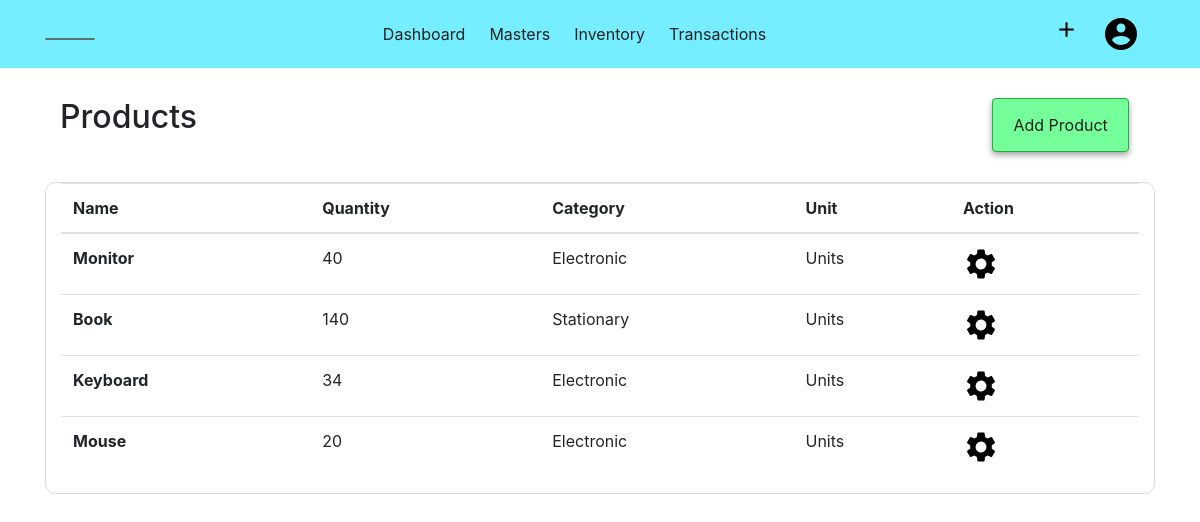
The app's page /product (signed in) with its own data.
### acsystem/models.py (models this page shows)
class Product(db.Model):
    id = db.Column(db.Integer, primary_key=True)
    name = db.Column(db.String(40), nullable=False)
    category = db.Column(db.Integer, db.ForeignKey('productcategory.id', ondelete="CASCADE"), nullable=False)
    categoryname = db.Column(db.String(40))
    unit = db.Column(db.Integer, db.ForeignKey('unit.id'), nullable=False)
    unitname = db.Column(db.String(10))
    quantity = db.Column(db.Integer, default=0)
    rate = db.Column(db.Integer)
    salesprice = db.Column(db.Integer)
    company_id = db.Column(db.Integer, db.ForeignKey('company.id', ondelete="CASCADE"), nullable=False)

### acsystem/product/routes.py (the view)
@products.route("/product")
@login_required
def product():
    if current_user.activecompany == 0:
        flash(f"No Company is Activated! ","warning")
        return redirect(url_for('company.companies'))
    productlist = Product.query.filter_by(company_id = current_user.activecompany).all()
    return render_template('producttemplate/products.html', title="Products", productlist = productlist);

### acsystem/models.py (called while the page is built)
@login_manager.user_loader
def load_user(user_id):
    return User.query.get(int(user_id))

### acsystem/templates/producttemplate/products.html
{% extends "layout.html"%}
{% block content %}
<div class="container">
    <div class="container-fluid">
        <h2 class="float-left">Products</h2>
        <ul class="nav justify-content-end">
            <li class="btn btn-success float-right">
                <a class="nav-link" href="{{ url_for('products.addproduct') }}">Add Product</a>
            </li>
        </ul>
    </div>
    <div class="container-fluid" style="border:1px solid rgb(218, 218, 218); border-radius:10px;">
        <table class="table table-hover">
            <thead>
                <tr>
                    <th scope="col">Name</th>
                    <th scope="col">Quantity</th>
                    <th scope="col">Category</th>
                    <th scope="col">Unit</th>
                    <th scope="col">Action</th>
                </tr>
            </thead>
            <tbody>
                {% for product in productlist %}
                <tr>
                    <th scope="row">{{product.name }}</th>
                    <td>{{ product.quantity }}</td>
                    <td>{{ product.categoryname }}</td>
                    <td>{{ product.unitname }}</td>
                    <td>
                        <a href="{{ url_for('products.productdetail', product_id = product.id) }}">
                        <img src="{{ url_for('static',filename='images/setting.png') }}" alt="Setting">
                        </a>
                    </td>
                {% endfor %}
            </tbody>
        </table>
    </div>
</div>
{% endblock content %}

### acsystem/templates/layout.html (shortened to what this page needs)
{% extends "header.html" %}
{% block body %}
<nav class="navbar navbar-expand-lg">
    <div class="container">
        <ul class="navbar-nav">
            <li>
                {% if activecomp %}
                <a class="navbar-brand" href="{{ url_for('company.companies') }}">{{ activecomp.companyname }} </a>
                {% else %}
                <a class="navbar-brand" href="{{ url_for('company.companies') }}">Select Company </a>
                {% endif %}
            </li>
        </ul>
        <ul class="navbar-nav">
            <li class="nav-item">
                <a class="nav-link" href="{{ url_for('users.dashboard')}}">Dashboard</a>
            </li>
            <li class="nav-item dropdown">
                <a class="nav-link dropdown-toggle" href="#" id="drop1" data-toggle="dropdown">
                    Masters
                </a>
            </li>
            <li class="nav-item dropdown">
                <a class="nav-link dropdown-toggle" href="#" id="drop2" data-toggle="dropdown">
                    Inventory
                </a>
            </li>
            <li class="nav-item dropdown">
                <a class="nav-link dropdown-toggle" href="#" id="drop2" data-toggle="dropdown">
                    Transactions
                </a>
            </li>
        </ul>
        <ul class="navbar-nav">
            <li class="nav-item dropdown">
                <a class="nav-link dropdown-toggle" href="#" id="dropadd" data-toggle="dropdown">
                    <img src="{{url_for('static', filename='images/add.png')}}" alt="+" width="25px;"></a>
            </li>
            <li class="nav-item dropdown">
                <a class="nav-link dropdown-toggle" href="#" id="dropaccount" data-toggle="dropdown">
                    <img src="{{ url_for('static', filename='images/user.png')}}" alt="Account">
                </a>
            </li>
        </ul>
    </div>
</nav>
    {% block content%} {% endblock %}
{% endblock %}

### acsystem/templates/header.html (shortened to what this page needs)
<!DOCTYPE html>
<html lang="en">
<head>
    <link rel="stylesheet" href="{{url_for('static', filename='bootstrap.css')}}">
    <link rel="stylesheet" href="{{url_for('static', filename='main.css')}}">
    <link rel="stylesheet" href="{{url_for('static', filename='style.css')}}">
    <link rel="stylesheet" href="https:/cdnjs.cloudflare.com/ajax/libs/toastr.js/latest/toastr.min.css">
</head>
<body>
        {% block body%} {% endblock %}
</body>
</html>

### acsystem/static/main.css (style rules this page uses)
a { color: rgb(34, 34, 34) !important; }

### acsystem/static/style.css (style rules this page uses)
.btn { -webkit-box-shadow: 0 3px 6px rgba(0, 0, 0, 0.16), 0 3px 6px rgba(0, 0, 0, 0.23); box-shadow: 0 3px 6px rgba(0, 0, 0, 0.16), 0 3px 6px rgba(0, 0, 0, 0.23); }
.dropdown ::after { display: none !important; }
.navbar-brand { color: rgba(0, 0, 0, 0.822); border: 1px solid rgba(83, 83, 83, 0.8); border-radius: 30px; padding: 0 1.5rem; }
.nav-item { display: block; padding-right: .5rem; }
.navbar-nav { -webkit-box-orient: horizontal !important; -webkit-box-direction: normal !important; -ms-flex-direction: row !important; flex-direction: row !important; }
.nav-link { color: rgba(12, 12, 12, 0.76); padding: .5rem !important; }
.navbar { background-color: #75efff; }
.btn { margin: 0 .7rem; }
.btn-success { background-color: #75ff9b !important; }
.container-fluid { margin-top: 30px !important; }

### records on screen
Product: name "Monitor", quantity "40", categoryname "Electronic", unitname "Units"
Product: name "Book", quantity "140", categoryname "Stationary", unitname "Units"
Product: name "Keyboard", quantity "34", categoryname "Electronic", unitname "Units"
Product: name "Mouse", quantity "20", categoryname "Electronic", unitname "Units"
